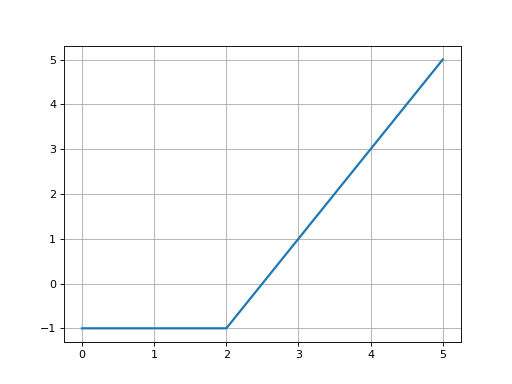

The Python source for this figure:
import matplotlib.pyplot as plt
plt.plot([0, 2, 5], [-1, -1, 5], lw=2)
plt.grid(True)
